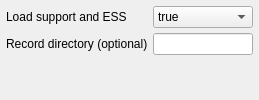
          <widget class="QWidget" name="page_6">
            <attribute name="title">
              <string>Records</string>
            </attribute>
            <layout class="QVBoxLayout" name="hosc_layout_17">
              <property name="margin">
                <number>6</number>
              </property>
              <property name="spacing">
                <number>5</number>
              </property>
              <item>
                <widget class="QWidget" name="output_diagnostics_fields">
                  <property name="sizePolicy">
                    <sizepolicy hsizetype="Preferred" vsizetype="Maximum">
                      <horstretch>0</horstretch>
                      <verstretch>0</verstretch>
                    </sizepolicy>
                  </property>
                  <layout class="QGridLayout" name="hosc_layout_18">
                    <property name="margin">
                      <number>0</number>
                    </property>
                    <property name="spacing">
                      <number>5</number>
                    </property>
                    <item row="0" column="0">
                      <widget class="QLabel" name="label_output_diagnostics">
                        <property name="text">
                          <string>Load support and ESS</string>
                        </property>
                      </widget>
                    </item>
                    <item row="0" column="1">
                      <widget class="QComboBox" name="output_diagnostics">
                        <property name="sizePolicy">
                          <sizepolicy hsizetype="Ignored" vsizetype="Fixed">
                            <horstretch>0</horstretch>
                            <verstretch>0</verstretch>
                          </sizepolicy>
                        </property>
                        <property name="minimumSize">
                          <size>
                            <width>100</width>
                            <height>22</height>
                          </size>
                        </property>
                        <item>
                          <property name="text">
                            <string>true</string>
                          </property>
                        </item>
                        <item>
                          <property name="text">
                            <string>false</string>
                          </property>
                        </item>
                      </widget>
                    </item>
                    <item row="1" column="0">
                      <widget class="QLabel" name="label_audit_output_directory">
                        <property name="text">
                          <string>Record directory (optional)</string>
                        </property>
                        <property name="toolTip">
                          <string>Existing directory. Empty uses the Windows temporary directory. A separate run folder keeps resolved parameters, double results and diagnostics.</string>
                        </property>
                      </widget>
                    </item>
                    <item row="1" column="1">
                      <widget class="QLineEdit" name="audit_output_directory">
                        <property name="sizePolicy">
                          <sizepolicy hsizetype="Ignored" vsizetype="Fixed">
                            <horstretch>0</horstretch>
                            <verstretch>0</verstretch>
                          </sizepolicy>
                        </property>
                        <property name="minimumSize">
                          <size>
                            <width>100</width>
                            <height>22</height>
                          </size>
                        </property>
                        <property name="text">
                          <string />
                        </property>
                        <property name="toolTip">
                          <string>Existing directory. Empty uses the Windows temporary directory. A separate run folder keeps resolved parameters, double results and diagnostics.</string>
                        </property>
                      </widget>
                    </item>
                  </layout>
                </widget>
              </item>
              <item>
                <spacer name="records_bottom_spacer">
                  <property name="orientation">
                    <enum>Qt::Vertical</enum>
                  </property>
                  <property name="sizeType">
                    <enum>QSizePolicy::Expanding</enum>
                  </property>
                  <property name="sizeHint">
                    <size>
                      <width>0</width>
                      <height>0</height>
                    </size>
                  </property>
                </spacer>
              </item>
            </layout>
          </widget>
